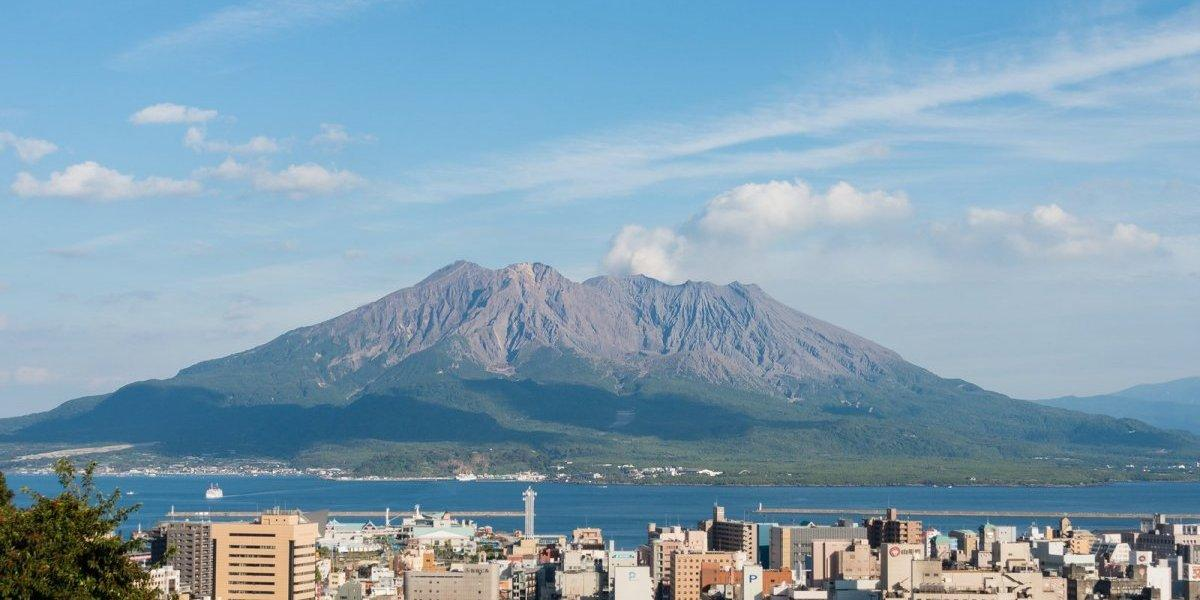
#> input picture grayscale/sakurajima.jpeg, 1200 x 600 px, found by its file name
$ python binarize_image.py
#> lines starting #> are read from the running program, lines starting #| are printed output that depends on the picture; after the words box and inside, x2 and y2 are one past the last pixel; in counts of white or black regions, pixels touching at a corner belong together
import numpy as np
from PIL import Image
import matplotlib.pyplot as plt

def convert_to_grayscale(input_path):
    # 画像を開く
    img = Image.open(input_path)
#> img is the input picture: PIL image 1200x600 RGB; mean R, G, B 129.4, 159.3, 178.6
    # グレースケールに変換
    return img.convert("L")
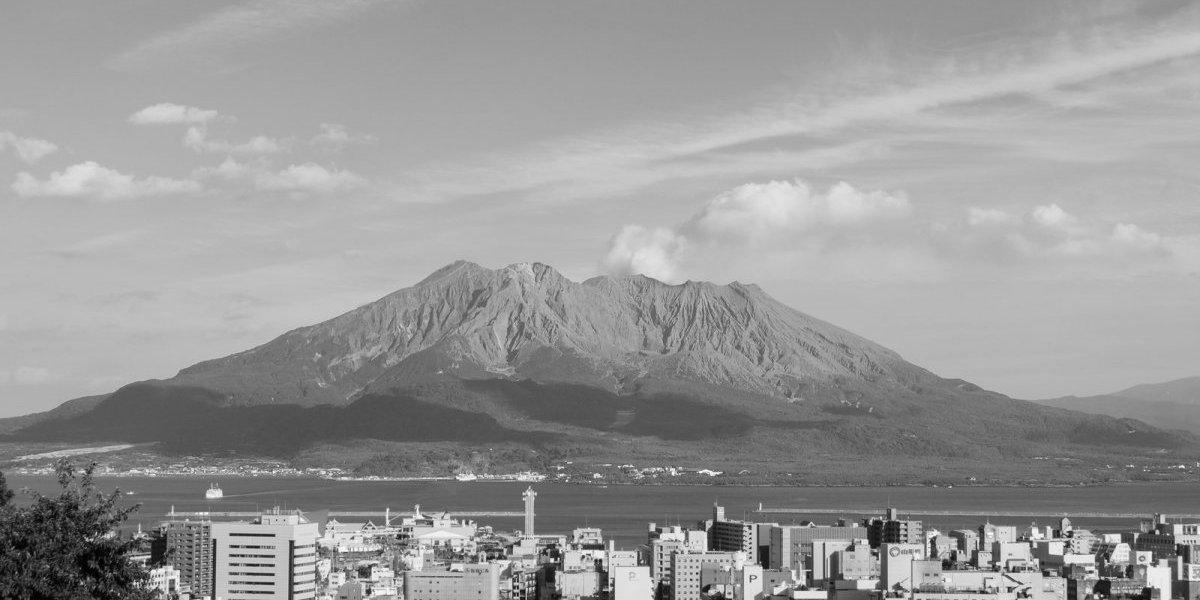
#> returned value: PIL image 1200x600 L; min 0, max 255, mean 152.6

def binarize_image(grayscale_image, threshold):
    """画像を二値化する関数"""
#> called with threshold = 32
    img_data = np.asarray(grayscale_image)
    binarized_data = np.where(img_data > threshold, 255, 0)
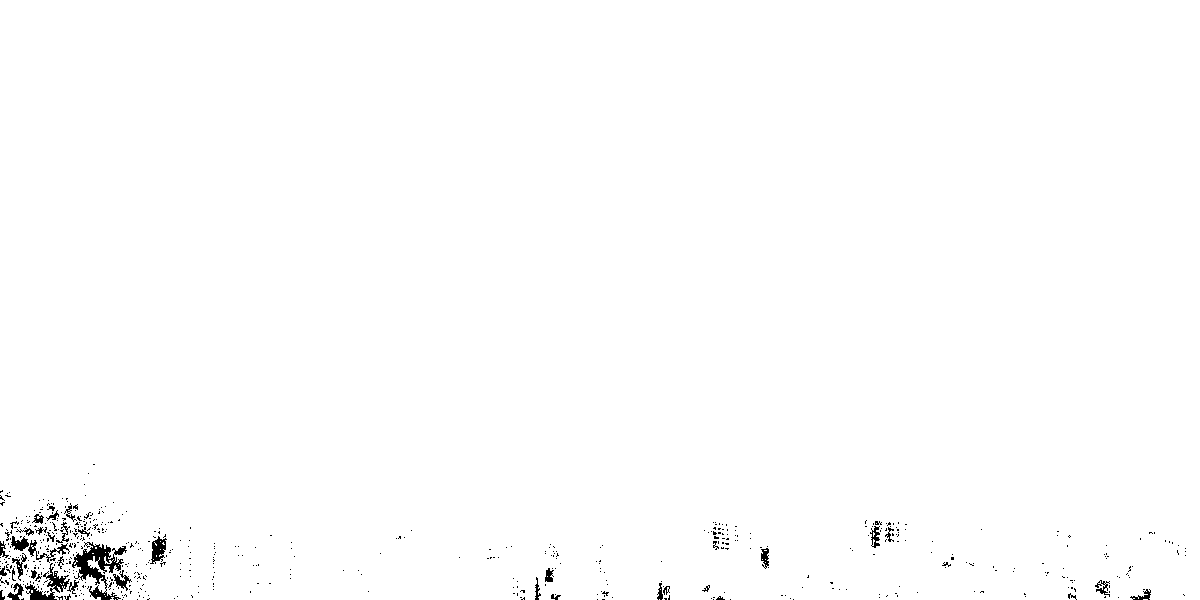
#> binarized_data: shape (600, 1200) int64; 99.2% white; 580 black regions (541 under 20 px), largest, box (x1, y1, x2, y2) and area: (72, 542, 127, 600) 1205, (25, 563, 70, 600) 504, (150, 536, 167, 564) 262
    return Image.fromarray(binarized_data.astype(np.uint8))

# 使用例
input_file_path = "/Users/kiyotakoki/dev/com_vis/grayscale/sakurajima.jpeg"

# グレースケール変換
grayscale_img = convert_to_grayscale(input_file_path)

# 二値化
threshold = 32
binarized_img = binarize_image(grayscale_img, threshold)

# 二値画像を表示
plt.figure(figsize=(5,5))
plt.imshow(binarized_img, cmap='gray')
plt.axis('off')  # 軸を非表示にする
plt.title(f'Binarized Image with Threshold = {threshold}')
plt.show()
